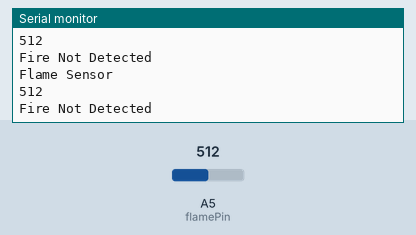
The sketch below on a simulated Arduino Uno, built with avr-gcc and run on an emulated ATmega328P. Parts: the last lines printed to the serial monitor. Inputs (shaded band) come from the test bench; at power-on: A5 (flamePin) = 512.

Above: at 1.2 s.
1.3 s: A5 (flamePin) set to 105
At 1.56 s:
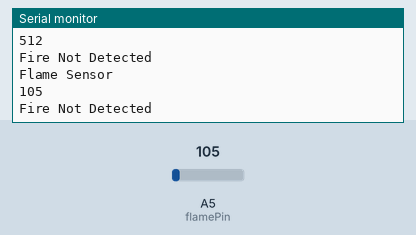
2.8 s: A5 (flamePin) set to 91
At 2.96 s:
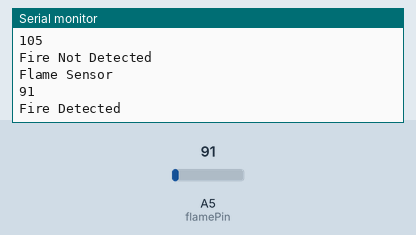
Timing chart, 0 to 5.8 s (numbered marks = the images above; inputs shaded):
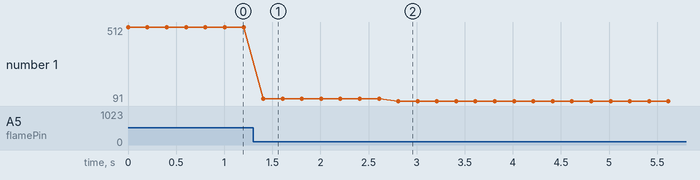

Measured:
- the behaviour switches between 100 and 99 on A5 (flamePin) (found by bisection; images 1 and 2)
- after the input at 1.3 s, the serial monitor: prints a new line after 0.11 s (image 1)
- after the input at 2.8 s, the serial monitor: prints a new line at once (image 2)
- plotted number 1: 512 → 105 after the input at 1.3 s, 105 → 91 after the input at 2.8 s

The sketch:

firedetect.ino
```cpp
int flamePin = A5; // select the input pin for the LDR

int flameValue = 0; // variable to store the value coming from the sensor


void setup() {

// declare the ledPin and buzzer as an OUTPUT:
  pinMode(flamePin, INPUT);

Serial.begin(115200);

}

void loop()

{

Serial.println("Flame Sensor");

flameValue = analogRead(flamePin);

Serial.println(flameValue);

if (flameValue < 100)

{

Serial.println("Fire Detected");
} else {
  Serial.println("Fire Not Detected");
}

delay(200);


}
```
